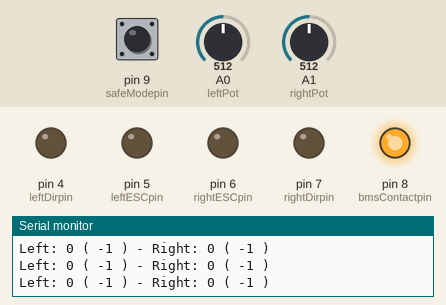
This program was run on a simulated Arduino Uno, built with avr-gcc and run on an emulated ATmega328P. Parts: output pins drawn as LEDs (lit = HIGH), the last lines printed to the serial monitor. Inputs (shaded band) come from the test bench; at power-on: A0 (leftPot) = 512, A1 (rightPot) = 512, pin 9 (safeModepin) HIGH.

Above: at 1.2 s.
1.3 s: A0 (leftPot) set to 306
At 2.5 s:
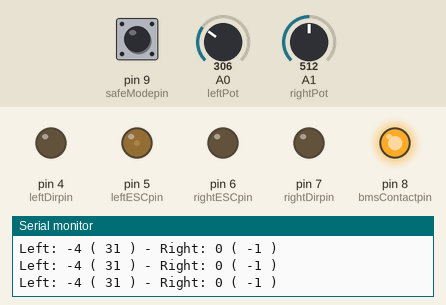
2.8 s: A1 (rightPot) set to 498
At 3.4 s:
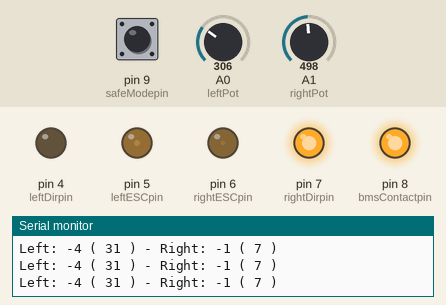
4.3 s: pin 9 (safeModepin) pulled LOW for 0.15 s
At 5.6 s:
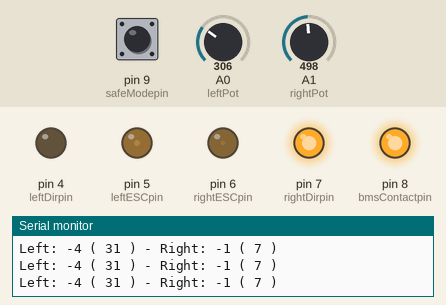
5.9 s: A0 (leftPot) set to 716
At 6.4 s:
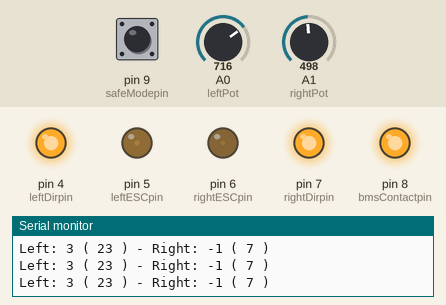
7.4 s: pin 9 (safeModepin) pulled LOW for 1 s
At 7.9 s:
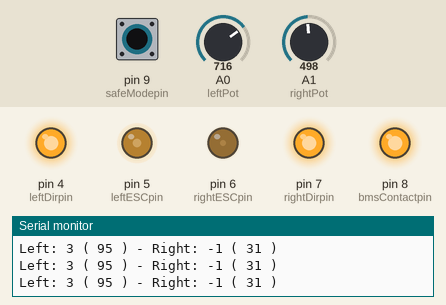
9.9 s: A1 (rightPot) set to 716
At 11.0 s:
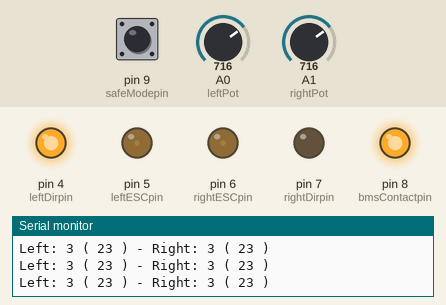
Timing chart, 0 to 12.4 s (numbered marks = the images above; inputs shaded):
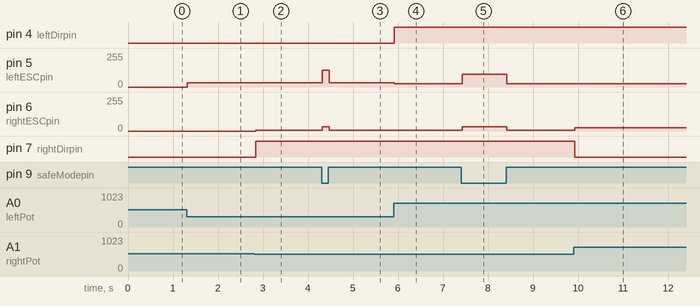

The program:

main.cpp
```cpp
#include <Arduino.h>
int leftPot = 0;
int rightPot = 1;
int leftVal = 0;
int rightVal = 0;
int leftESCpin = 5;
int rightESCpin = 6;
int leftDirpin = 4;
int rightDirpin = 7;
int bmsContactpin = 8;
int safeModepin = 9;
int speed = 32;
char buffer[60];
bool leftDir = false;
bool rightDir = false;
void setup() {
  // put your setup code here, to run once:
  pinMode(leftDirpin, OUTPUT);
  pinMode(rightDirpin, OUTPUT);
  pinMode(bmsContactpin, OUTPUT);
  pinMode(safeModepin, INPUT_PULLUP);
  digitalWrite(bmsContactpin, HIGH);
  digitalWrite(leftDirpin, LOW);
  digitalWrite(rightDirpin, LOW);
  analogWrite(leftESCpin, 0);
  analogWrite(leftESCpin, 0);

  Serial.begin(9600);
  Serial.println("--- Start Serial Monitor SEND_RCVE ---");
}

void loop() {
  if (digitalRead(safeModepin) == 1) {
    speed = 8;
    } else {
      speed = 32;
    }
  leftVal = (analogRead(leftPot)/64) - 8;
  rightVal = (analogRead(rightPot)/64) - 8;
  if (leftVal < 0) {
    digitalWrite(leftDirpin, LOW);
    analogWrite(leftESCpin, (abs(leftVal * speed) -1));
  } else {
    if (leftVal > 0) {
      digitalWrite(leftDirpin, HIGH);
      analogWrite(leftESCpin, (abs(leftVal * speed) -1));
    } else {
      analogWrite(leftESCpin, 0);
    }
  }
  if (rightVal < 0) {
    digitalWrite(rightDirpin, HIGH);
    analogWrite(rightESCpin, (abs(rightVal * speed) -1));
  } else {
    if (rightVal > 0) {
      digitalWrite(rightDirpin, LOW);
      analogWrite(rightESCpin, (abs(rightVal * speed) -1));
    } else {
      analogWrite(rightESCpin, 0);
    }
  }
  sprintf(buffer, "Left: %i ( %i ) - Right: %i ( %i )\n", leftVal, (abs(leftVal * speed) -1), rightVal, (abs(rightVal * speed) -1));
  Serial.print(buffer);

}
```

Measured:
- the behaviour switches between 512 and 511 on A1 (rightPot) (found by bisection; images 1 and 2)
- after the input at 1.3 s, pin 5 (leftESCpin): 0/255 → 31/255 at once
- after the input at 2.8 s, pin 6 (rightESCpin): 0/255 → 7/255 at once; pin 7 (rightDirpin): LOW → HIGH at once
- after the input at 4.3 s, pin 5 (leftESCpin): 31/255 → 127/255 at once, → 31/255 0.15 s later; pin 6 (rightESCpin): 7/255 → 31/255 at once, → 7/255 0.15 s later
- after the input at 5.9 s, pin 4 (leftDirpin): LOW → HIGH at once; pin 5 (leftESCpin): 31/255 → 23/255 at once
- after the input at 7.4 s, pin 5 (leftESCpin): 23/255 → 95/255 at once, → 23/255 0.99 s later; pin 6 (rightESCpin): 7/255 → 31/255 at once, → 7/255 0.99 s later
- after the input at 9.9 s, pin 6 (rightESCpin): 7/255 → 23/255 at once; pin 7 (rightDirpin): HIGH → LOW at once
